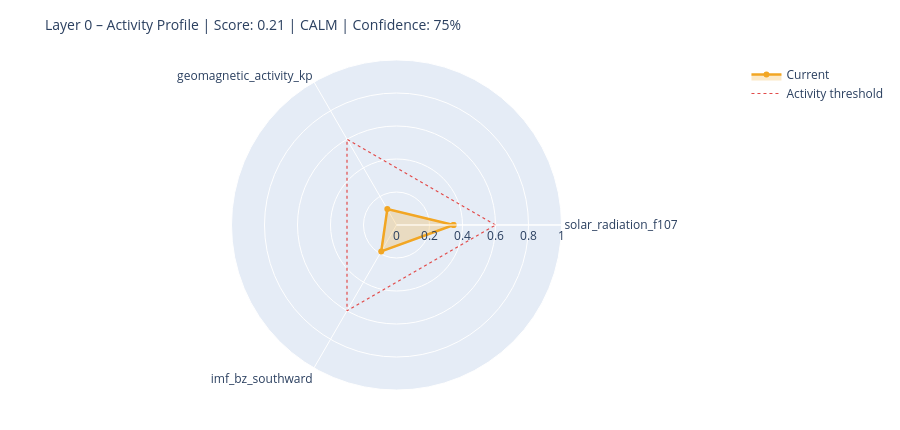

Notebook cell for this chart:
### Markdown cell above
---
## 6. State Assessment & Handoff to Layer 1

### Code cell
# ============================================================
# STEP 1 – Collect raw values with source modes
# Mode: 'primary' | 'fallback_3h' | 'last_valid' | 'missing'
# ============================================================

def safe_last(df, col):
    if df is None or col not in df.columns: return None
    s = df[col].dropna()
    return float(s.iloc[-1]) if not s.empty else None

f107_now = safe_last(df_f107, 'f10.7')
bz_now   = safe_last(df_mag,  'bz_gsm')
kp_now   = safe_last(df_kp,   'kp')
sw_now   = safe_last(df_sw,   'speed')

source_modes = {
    'F10.7':    'primary'  if f107_now is not None else 'missing',
    'Kp':       'primary'  if kp_now   is not None else 'missing',
    'IMF_Bz':   'primary'  if bz_now   is not None else 'missing',
    'SW_speed': 'primary'  if sw_now   is not None else 'missing',
}

# Kp Fallback – 3h endpoint
if kp_now is None:
    try:
        r = requests.get(
            'https://services.swpc.noaa.gov/json/noaa-planetary-k-index.json',
            timeout=10)
        r.raise_for_status()
        fb = pd.DataFrame(r.json())
        tc = next((c for c in fb.columns if 'time' in c.lower()), fb.columns[0])
        kc = next((c for c in fb.columns if 'kp' in c.lower() and c != tc), None)
        if kc:
            fb[kc] = fb[kc].astype(str).str.extract(r'([0-9]+(?:\.[0-9]*)?)')[0]
            fb[kc] = pd.to_numeric(fb[kc], errors='coerce')
            fb = fb[fb[kc] >= 0].dropna(subset=[kc])
            if not fb.empty:
                kp_now = float(fb[kc].iloc[-1])
                source_modes['Kp'] = 'fallback_3h'
                print(f'  Kp fallback (3h): {kp_now:.1f}')
    except Exception as e:
        print(f'  Kp fallback failed: {e}')

# Solar Wind Fallback – last valid value
if sw_now is None and df_sw is not None and 'speed' in df_sw.columns:
    s = df_sw['speed'].dropna()
    if not s.empty:
        sw_now = float(s.iloc[-1])
        source_modes['SW_speed'] = 'last_valid'
        print(f'  SW fallback (last_valid): {sw_now:.0f} km/s')

print()
print('Source modes:', source_modes)

# ============================================================
# STEP 2 – Score from available components only
# ============================================================

def norm(v, lo, hi):
    if v is None: return None
    return max(0.0, min(1.0, (v - lo) / (hi - lo)))

COMPONENTS = {
    'solar_radiation_f107':    (f107_now, norm(f107_now, 60, 250)),
    'geomagnetic_activity_kp': (kp_now,   norm(kp_now,   0,   9)),
    'imf_bz_southward':        (bz_now,   norm(-(bz_now or 0) if bz_now else None, -5, 30)
                                           if bz_now is not None else None),
    'solar_wind_speed':        (sw_now,   norm(sw_now, 300, 800)),
}

available   = {k: v[1] for k, v in COMPONENTS.items() if v[1] is not None}
unavailable = [k for k, v in COMPONENTS.items() if v[1] is None]

layer0_score = round(sum(available.values()) / len(available), 4) if available else None
confidence   = round(len(available) / len(COMPONENTS), 2)

level = ('unknown'  if layer0_score is None
         else 'calm'     if layer0_score < 0.3
         else 'moderate' if layer0_score < 0.6
         else 'active')

# ============================================================
# STEP 3 – Dominant Driver
# ============================================================

def dominant_driver(kp, f107, bz, sw):
    candidates = []
    if kp   is not None and kp   >= 4:   candidates.append(('geomagnetic',    kp / 9))
    if sw   is not None and sw   >= 500:  candidates.append(('solar_wind',     sw / 800))
    if bz   is not None and bz   <= -5:   candidates.append(('imf_southward',  abs(bz) / 30))
    if f107 is not None and f107 >= 150:  candidates.append(('solar_radiation',f107 / 250))
    return max(candidates, key=lambda x: x[1])[0] if candidates else 'none'

driver = dominant_driver(kp_now, f107_now, bz_now, sw_now)

# ============================================================
# STEP 4 – Downstream expectations
# ============================================================

def downstream_expectation(driver, score, kp, bz, f107):
    exp = {
        'magnetosphere':        'calm',
        'ionosphere':           'calm',
        'schumann_resonance':   'unchanged',
        'lithosphere_currents': 'low',
    }
    if driver == 'geomagnetic' or (kp and kp >= 5):
        exp['magnetosphere']        = 'compressed / storm'
        exp['ionosphere']           = 'elevated disturbance (TEC variability)'
        exp['schumann_resonance']   = 'elevated amplitude possible'
        exp['lithosphere_currents'] = 'elevated induction currents'
    elif driver == 'imf_southward' or (bz and bz <= -5):
        exp['magnetosphere']        = 'energy coupling active'
        exp['ionosphere']           = 'elevated electron density possible'
        exp['schumann_resonance']   = 'slight modulation possible'
    elif driver == 'solar_radiation' or (f107 and f107 >= 150):
        exp['ionosphere']           = 'elevated ionization (F-layer)'
        exp['schumann_resonance']   = 'slightly elevated background activity'
    return exp

downstream = downstream_expectation(driver, layer0_score, kp_now, bz_now, f107_now)

# ============================================================
# CONSOLE OUTPUT
# ============================================================

W = 58
print('=' * W)
print('LAYER 0 – STATE ASSESSMENT')
print('=' * W)
for name, (raw_v, score_v) in COMPONENTS.items():
    if score_v is not None:
        bar = '█' * int(score_v * 20) + '░' * (20 - int(score_v * 20))
        print(f'  {name:<35}  {bar}  {score_v:.2f}')
    else:
        print(f'  {name:<35}  {"─" * 20}  n/a')
print('-' * W)
print(f'  Score ({len(available)}/{len(COMPONENTS)} components):  {layer0_score:.3f}')
print(f'  Confidence:         {confidence:.0%}')
print(f'  Level:              {level.upper()}')
print(f'  Dominant Driver:    {driver}')

# Radar chart
cats = list(available.keys())
vals = list(available.values())
if len(cats) >= 3:
    fig = go.Figure()
    fig.add_trace(go.Scatterpolar(
        r=vals + [vals[0]], theta=cats + [cats[0]],
        fill='toself', fillcolor='rgba(242,166,35,0.25)',
        line=dict(color='#F2A623', width=2.5), name='Current'
    ))
    fig.add_trace(go.Scatterpolar(
        r=[0.6] * (len(cats) + 1), theta=cats + [cats[0]],
        line=dict(color='#E24B4A', dash='dot', width=1.2),
        mode='lines', name='Activity threshold'
    ))
    fig.update_layout(
        title=dict(text=f'Layer 0 – Activity Profile | Score: {layer0_score:.2f} | {level.upper()} | Confidence: {confidence:.0%}',
                   font=dict(size=14)),
        polar=dict(radialaxis=dict(visible=True, range=[0, 1])),
        height=430, showlegend=True,
        margin=dict(l=60, r=60, t=60, b=40)
    )
    fig.show()

### Figure 1 — Plotly figure (JSON) as saved in the notebook; plotly's stock layout.template omitted (floating-point values rounded to 4 significant figures)
{"data": [{"fill": "toself", "fillcolor": "rgba(242,166,35,0.25)", "line": {"color": "#F2A623", "width": 2.5}, "name": "Current", "r": [0.3457, 0.1111, 0.1851, 0.3457], "theta": ["solar_radiation_f107", "geomagnetic_activity_kp", "imf_bz_southward", "solar_radiation_f107"], "type": "scatterpolar"}, {"line": {"color": "#E24B4A", "dash": "dot", "width": 1.2}, "mode": "lines", "name": "Activity threshold", "r": [0.6, 0.6, 0.6, 0.6], "theta": ["solar_radiation_f107", "geomagnetic_activity_kp", "imf_bz_southward", "solar_radiation_f107"], "type": "scatterpolar"}], "layout": {"height": 430, "margin": {"b": 40, "l": 60, "r": 60, "t": 60}, "polar": {"radialaxis": {"range": [0, 1], "visible": true}}, "showlegend": true, "title": {"font": {"size": 14}, "text": "Layer 0 – Activity Profile | Score: 0.21 | CALM | Confidence: 75%"}}}
